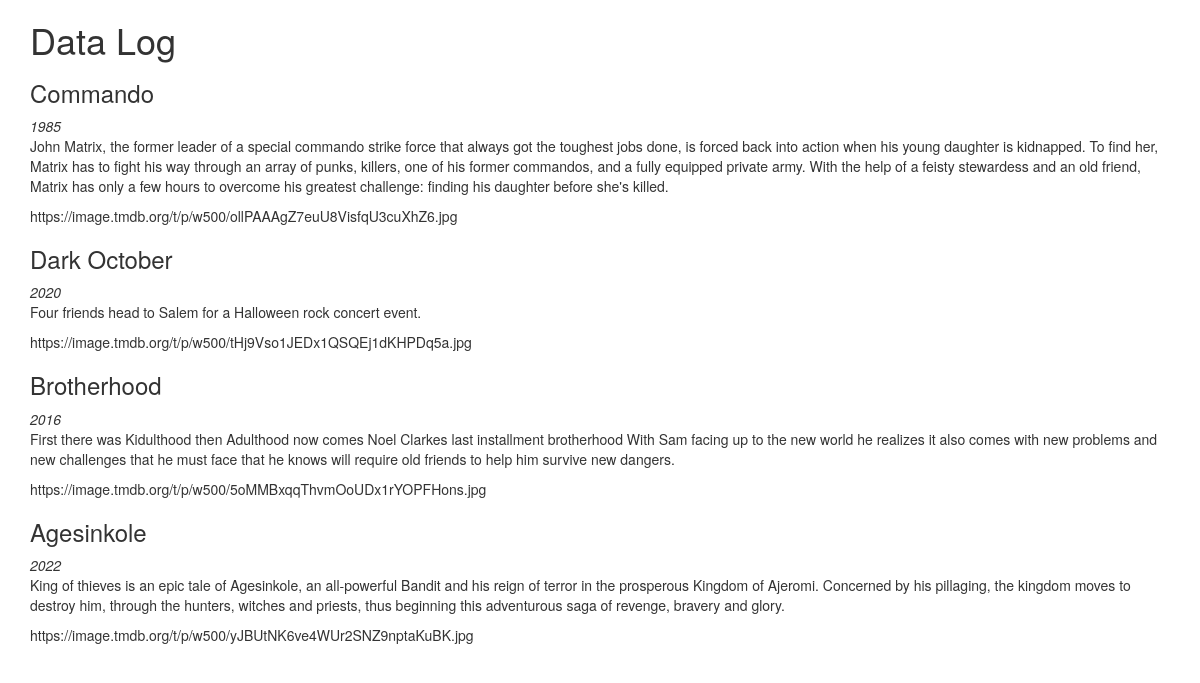
Screenshot of /all with the database file from the repository.
### main.py (models this page shows)
class movie(db.Model):
    id = db.Column(db.Integer, primary_key=True)
    title = db.Column(db.String(250), unique=True, nullable=False)
    year = db.Column(db.Integer, nullable=False)
    description = db.Column(db.String(500), nullable=False)
    rating = db.Column(db.Float, nullable=True)
    ranking = db.Column(db.Integer, nullable=True)
    review = db.Column(db.String(250), nullable=True)
    img_url = db.Column(db.String(250), nullable=False)

### main.py (the view)
@app.route('/all')
def show():
    data = movie.query.all()
    return render_template('all.html', data=data)

### templates/all.html (shortened to what this page needs)
{%extends 'bootstrap/base.html'%}
{%block content%}
<div class="container">
    <h1>Data Log</h1>
    {%for dt in data%}
    <h3>{{dt.title}}</h3>
    <i>{{dt.year}}</i>
    <p>{{dt.description}}</p>
    <p>{{dt.img_url}}</p>
{%endfor%}
</div>
{%endblock%}

### rows the page displays
movie: title "Commando", year "1985", description "John Matrix, the former leader of a special commando strike force that always got the toughest jobs done, is forced back into action when his young daughter is kidnapped. To find her, Matrix has to fight his way through an array of punks, killers, one of his former commandos, and a fully equipped private army. With the help of a feisty stewardess and an old friend, Matrix has only a few hours to overcome his greatest challenge: finding his daughter before she's killed.", img_url "https://image.tmdb.org/t/p/w500/ollPAAAgZ7euU8VisfqU3cuXhZ6.jpg"
movie: title "Dark October", year "2020", description "Four friends head to Salem for a Halloween rock concert event.", img_url "https://image.tmdb.org/t/p/w500/tHj9Vso1JEDx1QSQEj1dKHPDq5a.jpg"
movie: title "Brotherhood", year "2016", description "First there was Kidulthood then Adulthood now comes Noel Clarkes last installment brotherhood With Sam facing up to the new world he realizes it also comes with new problems and new challenges that he must face that he knows will require old friends to help him survive new dangers.", img_url "https://image.tmdb.org/t/p/w500/5oMMBxqqThvmOoUDx1rYOPFHons.jpg"
movie: title "Agesinkole", year "2022", description "King of thieves is an epic tale of Agesinkole, an all-powerful Bandit and his reign of terror in the prosperous Kingdom of Ajeromi. Concerned by his pillaging, the kingdom moves to destroy him, through the hunters, witches and priests, thus beginning this adventurous saga of revenge, bravery and glory.", img_url "https://image.tmdb.org/t/p/w500/yJBUtNK6ve4WUr2SNZ9nptaKuBK.jpg"
